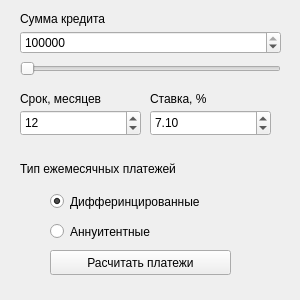
<?xml version="1.0" encoding="UTF-8"?>
<ui version="4.0">
 <class>Credit</class>
 <widget class="QWidget" name="Credit">
  <property name="geometry">
   <rect>
    <x>0</x>
    <y>0</y>
    <width>300</width>
    <height>300</height>
   </rect>
  </property>
  <property name="windowTitle">
   <string>КРЕДИТ</string>
  </property>
  <widget class="QLabel" name="label">
   <property name="geometry">
    <rect>
     <x>20</x>
     <y>10</y>
     <width>121</width>
     <height>17</height>
    </rect>
   </property>
   <property name="text">
    <string>Сумма кредита</string>
   </property>
  </widget>
  <widget class="QSpinBox" name="spinBox_Month">
   <property name="geometry">
    <rect>
     <x>20</x>
     <y>110</y>
     <width>121</width>
     <height>26</height>
    </rect>
   </property>
   <property name="minimum">
    <number>2</number>
   </property>
   <property name="maximum">
    <number>360</number>
   </property>
   <property name="singleStep">
    <number>3</number>
   </property>
   <property name="value">
    <number>12</number>
   </property>
   <property name="displayIntegerBase">
    <number>10</number>
   </property>
  </widget>
  <widget class="QLabel" name="label_2">
   <property name="geometry">
    <rect>
     <x>20</x>
     <y>90</y>
     <width>111</width>
     <height>17</height>
    </rect>
   </property>
   <property name="text">
    <string>Срок, месяцев</string>
   </property>
  </widget>
  <widget class="QDoubleSpinBox" name="doubleSpinBox_Percent">
   <property name="geometry">
    <rect>
     <x>150</x>
     <y>110</y>
     <width>121</width>
     <height>26</height>
    </rect>
   </property>
   <property name="minimum">
    <double>0.100000000000000</double>
   </property>
   <property name="maximum">
    <double>100.000000000000000</double>
   </property>
   <property name="singleStep">
    <double>0.100000000000000</double>
   </property>
   <property name="value">
    <double>7.100000000000000</double>
   </property>
  </widget>
  <widget class="QLabel" name="label_3">
   <property name="geometry">
    <rect>
     <x>150</x>
     <y>90</y>
     <width>111</width>
     <height>17</height>
    </rect>
   </property>
   <property name="text">
    <string>Ставка, %</string>
   </property>
  </widget>
  <widget class="QRadioButton" name="radioButton_Dif">
   <property name="geometry">
    <rect>
     <x>50</x>
     <y>190</y>
     <width>211</width>
     <height>23</height>
    </rect>
   </property>
   <property name="text">
    <string>Дифферинцированные</string>
   </property>
   <property name="checked">
    <bool>true</bool>
   </property>
  </widget>
  <widget class="QRadioButton" name="radioButton_Ann">
   <property name="geometry">
    <rect>
     <x>50</x>
     <y>220</y>
     <width>201</width>
     <height>23</height>
    </rect>
   </property>
   <property name="text">
    <string>Аннуитентные</string>
   </property>
  </widget>
  <widget class="QLabel" name="label_4">
   <property name="geometry">
    <rect>
     <x>20</x>
     <y>160</y>
     <width>271</width>
     <height>17</height>
    </rect>
   </property>
   <property name="text">
    <string>Тип ежемесячных платежей</string>
   </property>
  </widget>
  <widget class="QPushButton" name="pushButton">
   <property name="geometry">
    <rect>
     <x>50</x>
     <y>250</y>
     <width>181</width>
     <height>25</height>
    </rect>
   </property>
   <property name="text">
    <string>Расчитать платежи</string>
   </property>
  </widget>
  <widget class="QWidget" name="layoutWidget">
   <property name="geometry">
    <rect>
     <x>20</x>
     <y>30</y>
     <width>261</width>
     <height>49</height>
    </rect>
   </property>
   <layout class="QVBoxLayout" name="verticalLayout">
    <item>
     <widget class="QSpinBox" name="spinBox_Sum">
      <property name="minimum">
       <number>1000</number>
      </property>
      <property name="maximum">
       <number>100000000</number>
      </property>
      <property name="singleStep">
       <number>10000</number>
      </property>
      <property name="value">
       <number>100000</number>
      </property>
     </widget>
    </item>
    <item>
     <widget class="QSlider" name="horizontalSlider">
      <property name="minimum">
       <number>1000</number>
      </property>
      <property name="maximum">
       <number>100000000</number>
      </property>
      <property name="singleStep">
       <number>100000</number>
      </property>
      <property name="orientation">
       <enum>Qt::Horizontal</enum>
      </property>
     </widget>
    </item>
   </layout>
  </widget>
 </widget>
 <resources/>
 <connections>
  <connection>
   <sender>spinBox_Sum</sender>
   <signal>valueChanged(int)</signal>
   <receiver>horizontalSlider</receiver>
   <slot>setValue(int)</slot>
   <hints>
    <hint type="sourcelabel">
     <x>132</x>
     <y>192</y>
    </hint>
    <hint type="destinationlabel">
     <x>134</x>
     <y>214</y>
    </hint>
   </hints>
  </connection>
  <connection>
   <sender>horizontalSlider</sender>
   <signal>valueChanged(int)</signal>
   <receiver>spinBox_Sum</receiver>
   <slot>setValue(int)</slot>
   <hints>
    <hint type="sourcelabel">
     <x>103</x>
     <y>218</y>
    </hint>
    <hint type="destinationlabel">
     <x>103</x>
     <y>191</y>
    </hint>
   </hints>
  </connection>
 </connections>
</ui>
